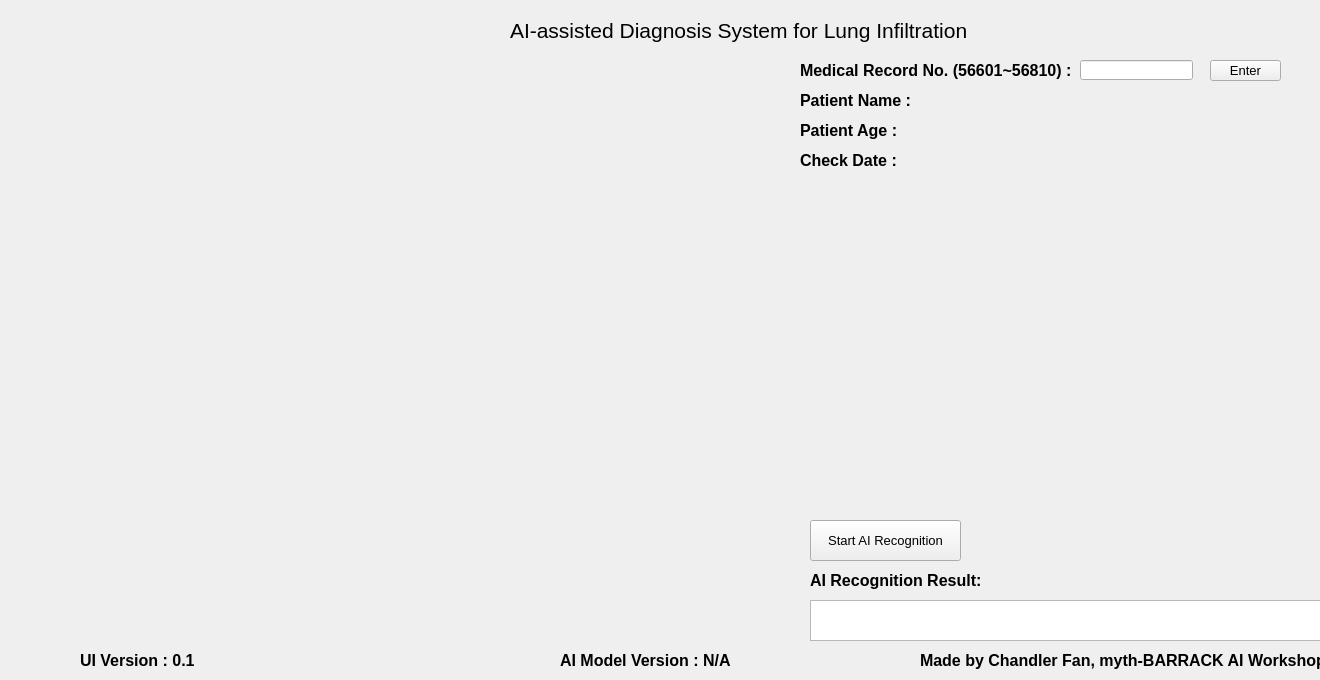
<?xml version="1.0" encoding="UTF-8"?>
<ui version="4.0">
 <class>Form</class>
 <widget class="QWidget" name="Form">
  <property name="enabled">
   <bool>true</bool>
  </property>
  <property name="geometry">
   <rect>
    <x>0</x>
    <y>0</y>
    <width>1320</width>
    <height>680</height>
   </rect>
  </property>
  <property name="sizePolicy">
   <sizepolicy hsizetype="Preferred" vsizetype="Preferred">
    <horstretch>0</horstretch>
    <verstretch>0</verstretch>
   </sizepolicy>
  </property>
  <property name="windowTitle">
   <string>AI-assisted Diagnosis System for Lung Infiltration</string>
  </property>
  <widget class="QLabel" name="label">
   <property name="geometry">
    <rect>
     <x>510</x>
     <y>0</y>
     <width>611</width>
     <height>61</height>
    </rect>
   </property>
   <property name="font">
    <font>
     <family>Arial</family>
     <pointsize>16</pointsize>
    </font>
   </property>
   <property name="text">
    <string>AI-assisted Diagnosis System for Lung Infiltration</string>
   </property>
  </widget>
  <widget class="QLabel" name="label_3">
   <property name="geometry">
    <rect>
     <x>800</x>
     <y>50</y>
     <width>281</width>
     <height>41</height>
    </rect>
   </property>
   <property name="font">
    <font>
     <family>Arial</family>
     <pointsize>12</pointsize>
     <weight>75</weight>
     <bold>true</bold>
    </font>
   </property>
   <property name="text">
    <string>Medical Record No. (56601~56810) :</string>
   </property>
  </widget>
  <widget class="QLineEdit" name="lineEdit">
   <property name="geometry">
    <rect>
     <x>1080</x>
     <y>60</y>
     <width>113</width>
     <height>20</height>
    </rect>
   </property>
  </widget>
  <widget class="QPushButton" name="Button321">
   <property name="geometry">
    <rect>
     <x>810</x>
     <y>520</y>
     <width>151</width>
     <height>41</height>
    </rect>
   </property>
   <property name="font">
    <font>
     <family>Arial</family>
     <pointsize>10</pointsize>
    </font>
   </property>
   <property name="text">
    <string>Start AI Recognition</string>
   </property>
  </widget>
  <widget class="QLabel" name="label_4">
   <property name="geometry">
    <rect>
     <x>810</x>
     <y>560</y>
     <width>241</width>
     <height>41</height>
    </rect>
   </property>
   <property name="font">
    <font>
     <family>Arial</family>
     <pointsize>12</pointsize>
     <weight>75</weight>
     <bold>true</bold>
    </font>
   </property>
   <property name="text">
    <string>AI Recognition Result:</string>
   </property>
  </widget>
  <widget class="QTextEdit" name="textEdit">
   <property name="geometry">
    <rect>
     <x>810</x>
     <y>600</y>
     <width>511</width>
     <height>41</height>
    </rect>
   </property>
   <property name="font">
    <font>
     <family>Arial</family>
     <pointsize>12</pointsize>
    </font>
   </property>
  </widget>
  <widget class="QPushButton" name="Button320">
   <property name="geometry">
    <rect>
     <x>1210</x>
     <y>60</y>
     <width>71</width>
     <height>21</height>
    </rect>
   </property>
   <property name="font">
    <font>
     <family>Arial</family>
     <pointsize>10</pointsize>
    </font>
   </property>
   <property name="text">
    <string>Enter</string>
   </property>
  </widget>
  <widget class="QLabel" name="label_5">
   <property name="geometry">
    <rect>
     <x>80</x>
     <y>60</y>
     <width>651</width>
     <height>581</height>
    </rect>
   </property>
   <property name="text">
    <string/>
   </property>
   <property name="pixmap">
    <pixmap>../white.jpg</pixmap>
   </property>
   <property name="scaledContents">
    <bool>true</bool>
   </property>
  </widget>
  <widget class="QLabel" name="label_6">
   <property name="geometry">
    <rect>
     <x>800</x>
     <y>80</y>
     <width>121</width>
     <height>41</height>
    </rect>
   </property>
   <property name="font">
    <font>
     <family>Arial</family>
     <pointsize>12</pointsize>
     <weight>75</weight>
     <bold>true</bold>
    </font>
   </property>
   <property name="text">
    <string>Patient Name :</string>
   </property>
  </widget>
  <widget class="QLabel" name="label_7">
   <property name="geometry">
    <rect>
     <x>800</x>
     <y>110</y>
     <width>101</width>
     <height>41</height>
    </rect>
   </property>
   <property name="font">
    <font>
     <family>Arial</family>
     <pointsize>12</pointsize>
     <weight>75</weight>
     <bold>true</bold>
    </font>
   </property>
   <property name="text">
    <string>Patient Age :</string>
   </property>
  </widget>
  <widget class="QLabel" name="label_8">
   <property name="geometry">
    <rect>
     <x>800</x>
     <y>140</y>
     <width>101</width>
     <height>41</height>
    </rect>
   </property>
   <property name="font">
    <font>
     <family>Arial</family>
     <pointsize>12</pointsize>
     <weight>75</weight>
     <bold>true</bold>
    </font>
   </property>
   <property name="text">
    <string>Check Date :</string>
   </property>
  </widget>
  <widget class="QLabel" name="label_9">
   <property name="geometry">
    <rect>
     <x>80</x>
     <y>640</y>
     <width>131</width>
     <height>41</height>
    </rect>
   </property>
   <property name="font">
    <font>
     <family>Arial</family>
     <pointsize>12</pointsize>
     <weight>75</weight>
     <bold>true</bold>
    </font>
   </property>
   <property name="text">
    <string>UI Version : 0.1</string>
   </property>
  </widget>
  <widget class="QLabel" name="label_10">
   <property name="geometry">
    <rect>
     <x>560</x>
     <y>640</y>
     <width>181</width>
     <height>41</height>
    </rect>
   </property>
   <property name="font">
    <font>
     <family>Arial</family>
     <pointsize>12</pointsize>
     <weight>75</weight>
     <bold>true</bold>
    </font>
   </property>
   <property name="text">
    <string>AI Model Version : N/A</string>
   </property>
  </widget>
  <widget class="QLabel" name="label_11">
   <property name="geometry">
    <rect>
     <x>920</x>
     <y>640</y>
     <width>411</width>
     <height>41</height>
    </rect>
   </property>
   <property name="font">
    <font>
     <family>Arial</family>
     <pointsize>12</pointsize>
     <weight>75</weight>
     <bold>true</bold>
    </font>
   </property>
   <property name="text">
    <string>Made by Chandler Fan, myth-BARRACK AI Workshop</string>
   </property>
  </widget>
 </widget>
 <resources/>
 <connections/>
</ui>
